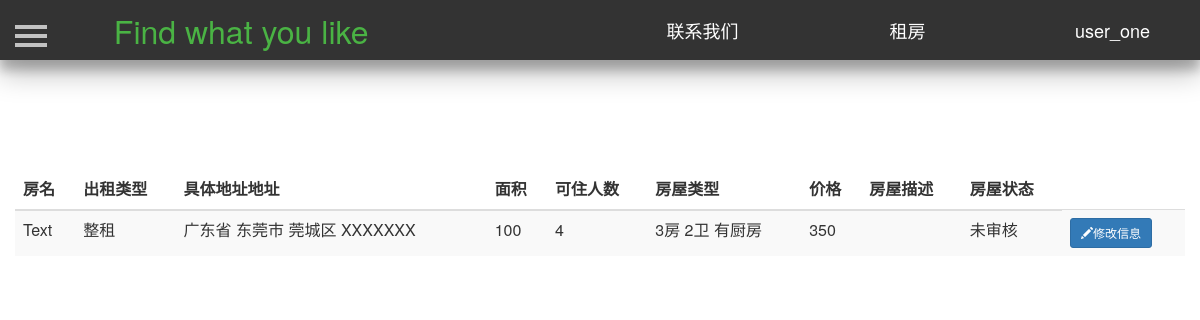
Before: /myhouse/ (signed in) with the older database file.
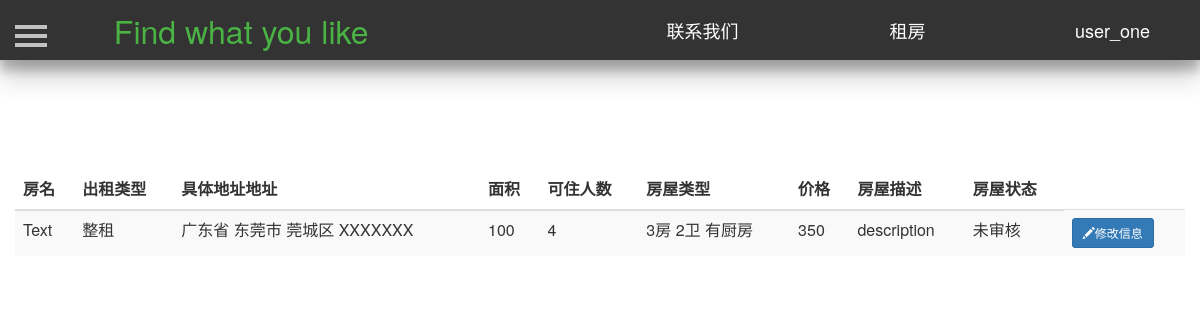
After: the same page with the newer database file.
### Renting/models.py (models this page shows, shortened)
class House(db.Model):
    id = db.Column(db.Integer, primary_key=True, autoincrement=True)  # ID 房屋唯一的标识
    house_name = db.Column(db.String(20))  # 房屋名  唯一   最大10个字符
    house_type = db.Column(db.Integer)  # 房屋类型，0表示整租，1表示单间 ，2表示床位
    area = db.Column(db.Integer)  # 房屋面积
    people = db.Column(db.Integer)  # 可住人数
    bedroom = db.Column(db.Integer)  # 卧房数
    toilet = db.Column(db.Integer)  # 卫生间数
    kitchen = db.Column(db.Integer)  # 是否有厨房
    bed = db.Column(db.Integer)  # 床位数
    bed_type = db.Column(db.Integer)  # 床型 0表示单人床  1表示双人床
    price = db.Column(db.Integer)  # 租一天的价格
    description = db.Column(db.String(200))  # 房屋描述
    facility = db.Column(db.String(10))  # 房屋设施，0表示无，1表示有
    province = db.Column(db.String(10))  # 省
    city = db.Column(db.String(10))  # 市
    district = db.Column(db.String(10))  # 地区
    address = db.Column(db.String(100))  # 具体地址
    username = db.Column(db.String(10), db.ForeignKey('user.username'))  # 房屋主人的名字，外键
    status = db.Column(db.Integer)  # 房屋状态，0表示未审核，1表示通过,2表示未通过
    upload_time = db.Column(db.DateTime)  # 房屋上传时间
    url_one = db.Column(db.String(100))  # 房屋图片
    url_two = db.Column(db.String(100))  # 房屋图片
    url_three = db.Column(db.String(100))  # 房屋图片
    url_four = db.Column(db.String(100))  # 房屋图片
    url_five = db.Column(db.String(100))  # 房屋图片

### Renting/views.py (the view)
@app.route('/myhouse/')
def myhouse():
    user = current_user
    house = House.query.filter_by(username=user.username).all()
    return render_template('myhouse.html', house=house)

### Renting/models.py (called while the page is built)
@login_manager.user_loader
def load_user(userid):
    return User.query.get(userid)

### Renting/templates/myhouse.html (shortened to what the changed rows need)
<!DOCTYPE html>
<html lang="en">
	<head>
        <link href="https://cdn.bootcss.com/bootstrap/3.3.7/css/bootstrap.min.css" rel="stylesheet">
        <link href="/static/css/navigation.css" rel="stylesheet">
        <link href="/static/css/profile.css" rel="stylesheet">
         <link href="/static/css/sidebar.css" rel="stylesheet">
        <link type="text/css" href="/static/css/dialog.css"  rel="stylesheet"/>
	</head>
	<body>
       <div id="wrapper">
            <div id="page-content-wrapper">
                <div class="container">
                    <div class="row">
                        <table class="table table-striped" style="margin-top:100px">
                            <thead>
                                <tr>
                                    <th>房名</th>
                                    <th>出租类型</th>
                                    <th>具体地址地址</th>
                                    <th>面积</th>
                                    <th>可住人数</th>
                                    <th>房屋类型</th>
                                    <th>价格</th>
                                    <th>房屋描述</th>
                                    <th>房屋状态</th>
                                </tr>
                            </thead>
                            <tbody>
                            {% for item in house: %}
                                <tr>
                                    <td>{{item.house_name}}</td>
                                    {% if item.house_type==0 %}
                                    <td>整租</td>
                                    {% elif item.house_type==1 %}
                                    <td>单间</td>
                                    {% else %}
                                    <td>床位</td>
                                    {% endif %}
                                    <td>{{item.province}}省 {{item.city}}市
                                        {% if item.district !=None %}
                                        {{item.district}}区
                                        {% endif %}
                                        {{item.address}}
                                    </td>
                                    <td>{{item.area}}</td>
                                    <td>{{item.people}}</td>
                                    <td>{{item.bedroom}}房
                                        {% if item.toilet !=0 %}
                                        {{item.toilet}}卫
                                        {% endif %}
                                        {% if item.kitchen !=0 %}
                                        有厨房
                                        {% endif %}
                                        </td>
                                    <td>{{item.price}}</td>
                                    {% if item.description!= None %}
                                    <td>{{item.description}}</td>
                                    <td>
                                        {% if item.status==0 %}
                                        未审核
                                        {% elif item.status==1%}
                                        通过
                                        {% else %}
                                        未通过
                                        {% endif %}
                                    </td>
                                    <td>
                                        <button type="button" class="btn btn-primary btn-sm" >
                                            <span class="glyphicon glyphicon-pencil">
                                            </span><a href="/modify_house/{{item.id}}/" style="color:#FFFFFF">修改信息</a>
                                       </button>
                                    </td>
                                    {% endif %}
                                </tr>
                            {% endfor %}
                            </tbody>
                        </table>
                    </div>
                </div>
            </div>
        </div>
    </body>
</html>

Changed rows visible on the page:
changed House "Text": description (not shown) → "description"
